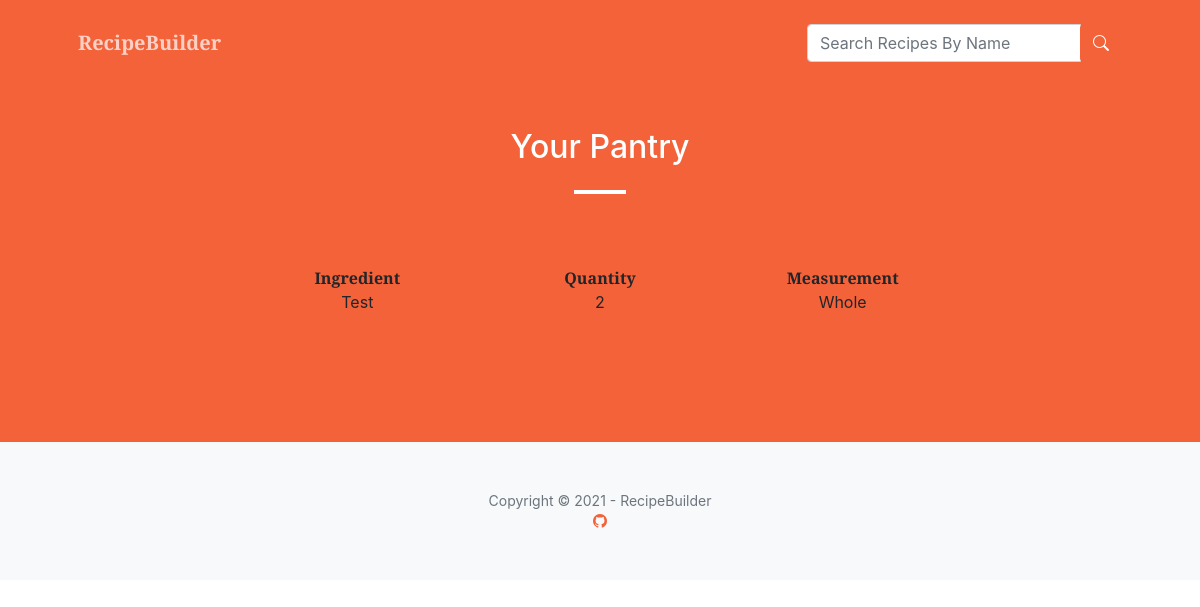
The page /listpant on the database as committed earlier.
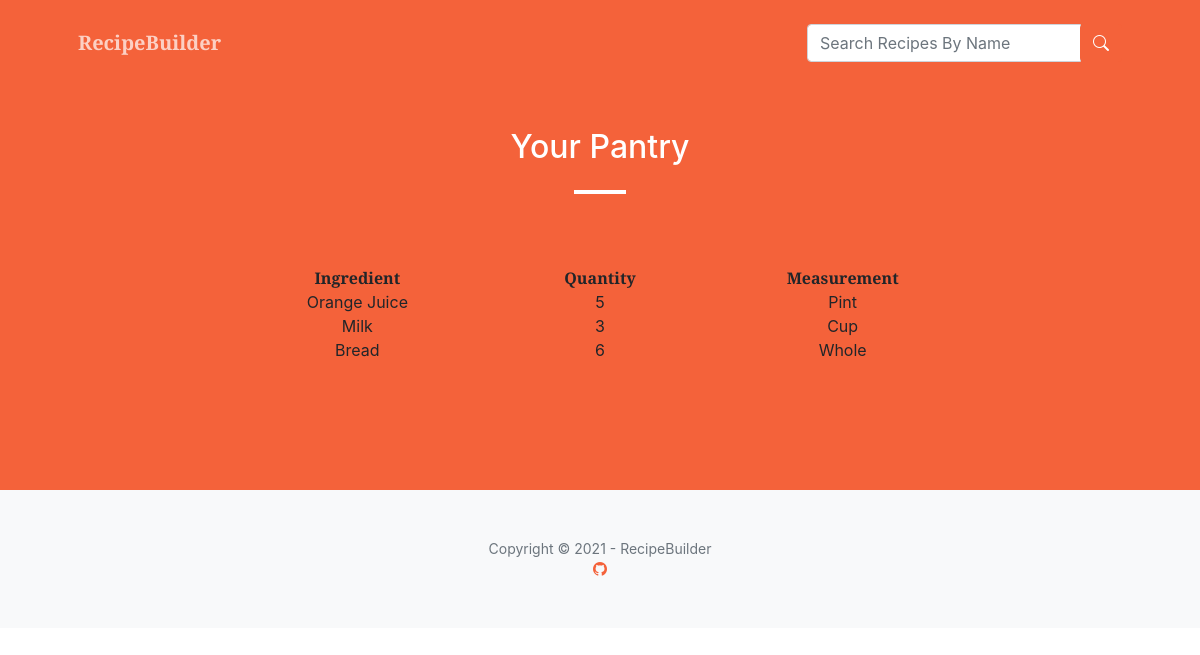
The same page on the database as committed later.
### tables this page shows
CREATE TABLE Pantry (UserID INTEGER, Name TEXT, Type TEXT, Quantity INTEGER, Measurement TEXT);

### app.py (the view)
@app.route('/listpant')
def listpant():
	con = sql.connect("recipebase.db")
	con.row_factory = sql.Row
	cur = con.cursor()
	cur.execute("SELECT Pantry.Name, Pantry.Quantity, Pantry.Measurement FROM Pantry ORDER BY Pantry.Name DESC ")
	rows = cur.fetchall()
	return render_template('listpant.html', rows = rows)

### templates/listpant.html (shortened to what this page needs)
<!doctype html>
<html lang="en">
  <head>
    <link href="https://cdn.jsdelivr.net/npm/bootstrap-icons@1.5.0/font/bootstrap-icons.css" rel="stylesheet" />
    <link href="https://cdnjs.cloudflare.com/ajax/libs/SimpleLightbox/2.1.0/simpleLightbox.min.css" rel="stylesheet" />
    <link rel= "stylesheet" type= "text/css" href= "{{ url_for('static',filename='css/main.css') }}">
</head>
<body id ="page-top">
    <nav class="navbar navbar-expand-lg navbar-light fixed-top py-3" id="mainNav">
        <div class="container px-4 px-lg-5">
            <a class="navbar-brand" href="/">RecipeBuilder</a>
            <div class="collapse navbar-collapse" id="navbarResponsive">
              <ul class="navbar-nav ms-auto my-2 ">
                <form class="navbar-form" action = "{{url_for("getrec") }}"  method = "POST">
                <div class="input-group">
                    <input type="text" class="form-control" placeholder="Search Recipes By Name" name="Recipe">
                      <div class="input-group-btn">
                        <button class=" align btn btn-primary text-white" type="submit"><i class="bi bi-search"></i></button>
                      </div>
                  </div>
                </form>
              </ul>
            </div>
        </div>
    </nav>
    <section class="page-section bg-primary">
      <div class="container px-4 px-lg-5">
          <div class="row gx-4 gx-lg-5 justify-content-center">
              <div class="col-lg-8 text-center">
                  <h2 class="text-white mt-0">Your Pantry</h2>
                  <hr class="divider divider-light" />
                  <div class="row gx-4 gx-lg-5">
                    <div class="col-lg-4 col-md-4 text-center">
                        <div class="mt-5">
                            <b>Ingredient</b>
                                {% for row in rows  %}
                                <br>
                                <tr>
                                    <td>{{row["Name"]}}</td>
                                </tr>
                                {% endfor  %}
                        </div>
                    </div>
                    <div class="col-lg-4 col-md-4 text-center">
                        <div class="mt-5">
                            <b>Quantity</b>
                                {% for row in rows  %}
                                <br>
                                <tr>
                                    <td>{{row["Quantity"]}}</td>
                                </tr>
                                {% endfor  %}
                        </div>
                    </div>
                    <div class="col-lg-4 col-md-4 text-center">
                        <div class="mt-5">
                          <b>Measurement</b>
                            {% for row in rows  %}
                            <br>
                            <tr>
                                <td>{{row["Measurement"]}}</td>
                            </tr>
                            {% endfor  %}
                        </div>
                    </div>
                </div>
          </div>
      </div>
        </div>
  </section>
     <footer class="bg-light py-5">
      <div class="container px-4 px-lg-5"><div class="small text-center text-muted">Copyright &copy; 2021 - RecipeBuilder</div></div>
      <div class="container px-4 px-lg-5"><div class="small text-center text-muted"><a href = "https://github.com/adj18/CEN-4020-FALL-2021-CAPSTONE" target="_blank"><i class="bi bi-github"></i></a></div></div>
  </footer>
  </body>
</html>

Rows that differ between the two databases and show on the page:
added Pantry: Name "Orange Juice", Quantity "5", Measurement "Pint"
added Pantry: Name "Milk", Quantity "3", Measurement "Cup"
changed Pantry "Whole": Name "Test" → "Bread"; Quantity "2" → "6"
